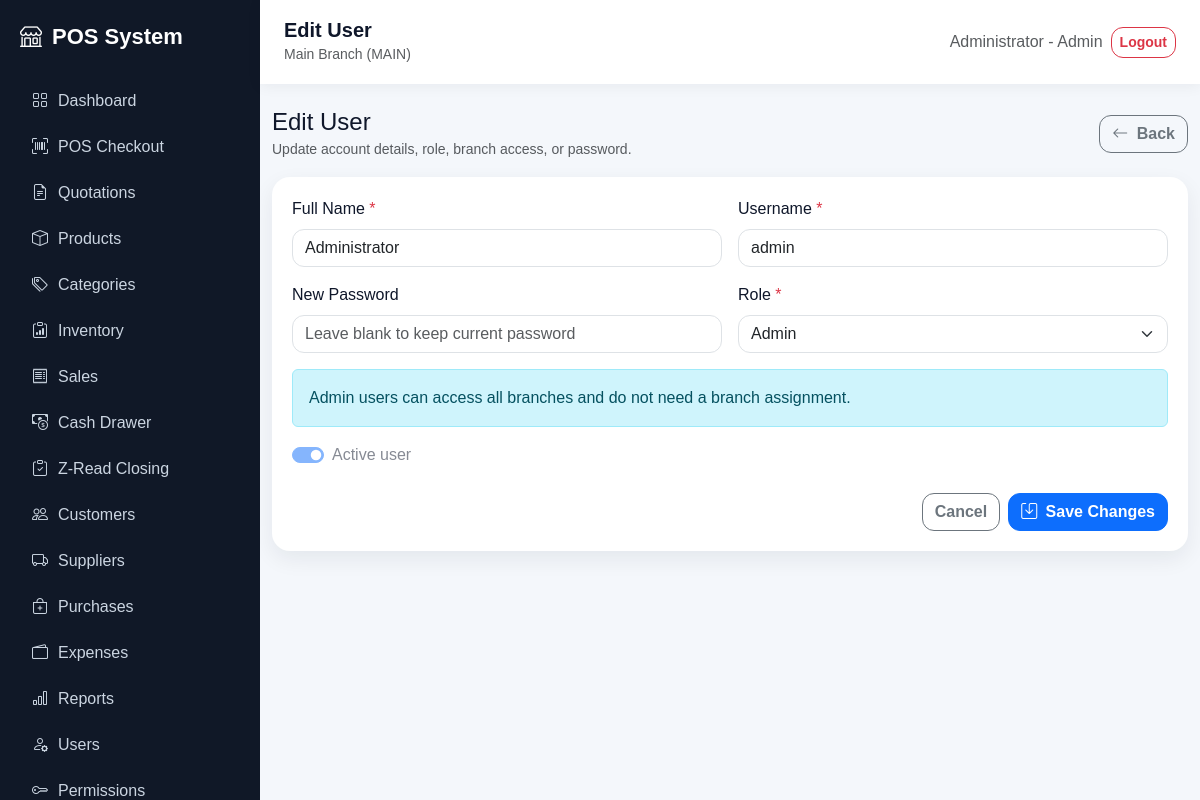
Page /users/edit.php?id=1 (signed in) on the committed database.
### tables this page shows
CREATE TABLE users (
  id INT AUTO_INCREMENT PRIMARY KEY,
  branch_id INT NULL,
  name VARCHAR(120) NOT NULL,
  username VARCHAR(80) NOT NULL UNIQUE,
  password VARCHAR(255) NOT NULL,
  role ENUM('Admin','Area Manager','Manager','Cashier','Inventory Clerk','Purchasing Staff') NOT NULL DEFAULT 'Cashier',
  is_active TINYINT(1) DEFAULT 1,
  created_at TIMESTAMP DEFAULT CURRENT_TIMESTAMP,
  FOREIGN KEY (branch_id) REFERENCES branches(id) ON DELETE SET NULL
);

### config/app.php (called while the page is built, shortened)
<?php
function app_url(string $path = ''): string
{
    return BASE_URL . ltrim($path, '/');
}

### auth/session.php (called while the page is built, shortened)
<?php
require_once __DIR__ . '/../config/app.php';
function valid_user_roles(): array
{
    return ['Admin', 'Area Manager', 'Manager', 'Cashier', 'Inventory Clerk', 'Purchasing Staff'];
}
function fetch_all_branches(PDO $pdo): array
{
    $stmt = $pdo->query('SELECT id, name, code FROM branches ORDER BY name, id');
    return $stmt->fetchAll() ?: [];
}
function user_accessible_branches(PDO $pdo, int $userId, string $role, ?int $userBranchId): array
{
    if ($role === 'Admin') {
        return fetch_all_branches($pdo);
    }
    return [];
}
function session_accessible_branches(PDO $pdo): array
{
    $userId = (int)($_SESSION['user_id'] ?? 0);
    $role = $_SESSION['role'] ?? '';
    $stmt = $pdo->prepare('SELECT branch_id FROM users WHERE id = ? AND is_active = 1 LIMIT 1');
    $stmt->execute([$userId]);
    $user = $stmt->fetch();
    return user_accessible_branches($pdo, $userId, $role, null);
}
function branch_switch_allowed(PDO $pdo): bool
{
    $role = $_SESSION['role'] ?? '';
    return count(session_accessible_branches($pdo)) > 1;
}

### users/edit.php (the view, shortened to what this page needs)
<?php
require_once __DIR__ . '/../config/database.php';
require_once __DIR__ . '/../auth/session.php';
$roles = valid_user_roles();
$currentUserId = (int)($_SESSION['user_id'] ?? 0);
$id = (int)($_POST['id'] ?? $_GET['id'] ?? 0);
$fetchStmt = $pdo->prepare(
    'SELECT id, branch_id, name, username, role, is_active
     FROM users
     WHERE id = ?'
);
$fetchStmt->execute([$id]);
$user = $fetchStmt->fetch();
$assignedStmt = $pdo->prepare('SELECT branch_id FROM user_branches WHERE user_id = ? ORDER BY branch_id');
$assignedStmt->execute([$id]);
$assignedBranchIds = array_map('intval', $assignedStmt->fetchAll(PDO::FETCH_COLUMN) ?: []);
$old = $_SESSION['user_old'] ?? [
    'name' => $user['name'],
    'username' => $user['username'],
    'role' => $user['role'],
    'branch_id' => $user['branch_id'] ?? '',
    'area_branch_ids' => $assignedBranchIds,
    'is_active' => $user['is_active'],
];
include __DIR__ . '/../includes/header.php';
?>
<div class="d-flex justify-content-between align-items-center mb-3">
    <div>
        <h4 class="mb-0">Edit User</h4>
        <small class="text-muted">Update account details, role, branch access, or password.</small>
    </div>
    <a class="btn btn-outline-secondary" href="<?= app_url('users/index.php') ?>">
        <i class="bi bi-arrow-left me-1"></i>
        Back
    </a>
</div>
<form method="post" class="table-card">
    <div class="row g-3">
        <div class="col-md-6">
            <label class="form-label">Full Name <span class="text-danger">*</span></label>
            <input type="text" name="name" class="form-control" maxlength="120" required value="<?= htmlspecialchars($old['name']) ?>">
        </div>
        <div class="col-md-6">
            <label class="form-label">Username <span class="text-danger">*</span></label>
            <input type="text" name="username" class="form-control" maxlength="80" required value="<?= htmlspecialchars($old['username']) ?>">
        </div>
        <div class="col-md-6">
            <label class="form-label">New Password</label>
            <input type="password" name="password" class="form-control" minlength="6" placeholder="Leave blank to keep current password">
        </div>
        <div class="col-md-6">
            <label class="form-label">Role <span class="text-danger">*</span></label>
            <select name="role" id="roleSelect" class="form-select" required>
                <?php foreach ($roles as $role): ?>
                    <option value="<?= htmlspecialchars($role) ?>" <?= $old['role'] === $role ? 'selected' : '' ?>>
                        <?= htmlspecialchars($role) ?>
                    </option>
                <?php endforeach; ?>
            </select>
        </div>
        <div class="col-12" data-branch-panel="admin">
            <div class="alert alert-info mb-0">Admin users can access all branches and do not need a branch assignment.</div>
        </div>
        <div class="col-md-6 d-flex align-items-end">
            <div class="form-check form-switch">
                <input
                    class="form-check-input"
                    type="checkbox"
                    role="switch"
                    name="is_active"
                    id="is_active"
                    value="1"
                    <?= (int)$old['is_active'] === 1 ? 'checked' : '' ?>
                    <?= (int)$user['id'] === $currentUserId ? 'disabled' : '' ?>
                >
                <label class="form-check-label" for="is_active">Active user</label>
            </div>
        </div>
    </div>
    <div class="d-flex justify-content-end gap-2 mt-4">
        <a class="btn btn-outline-secondary" href="<?= app_url('users/index.php') ?>">Cancel</a>
        <button class="btn btn-primary" type="submit">
            <i class="bi bi-save me-1"></i>
            Save Changes
        </button>
    </div>
</form>
<?php include __DIR__ . '/../includes/footer.php'; ?>

### assets/css/app.css (style rules this page uses)
:root { --sidebar:#101827; --primary:#2563eb; --bg:#f4f7fb; }
body { background: var(--bg); font-family: Arial, sans-serif; }
.table-card { background:#fff; border-radius:18px; padding:20px; box-shadow:0 8px 22px rgba(15,23,42,.07); }
* { box-sizing: border-box; }
html { scroll-behavior: smooth; }
body { color: #0f172a; }
.card, .table-card, .soft-card, .stat-card { transition: transform .18s ease, box-shadow .18s ease; }
.form-control, .form-select, .btn { border-radius: 12px; }
.btn { font-weight: 600; }

### rows in the picture
users: name "Administrator", username "admin", role "Admin", is_active "☑"

### other values in the picture
$link['label'] "Dashboard"
$link['label'] "POS Checkout"
$link['label'] "Quotations"
$link['label'] "Products"
$link['label'] "Categories"
$link['label'] "Inventory"
$link['label'] "Sales"
$link['label'] "Cash Drawer"
$link['label'] "Z-Read Closing"
$link['label'] "Customers"
$link['label'] "Suppliers"
$link['label'] "Purchases"
$link['label'] "Expenses"
$link['label'] "Reports"
$link['label'] "Users"
